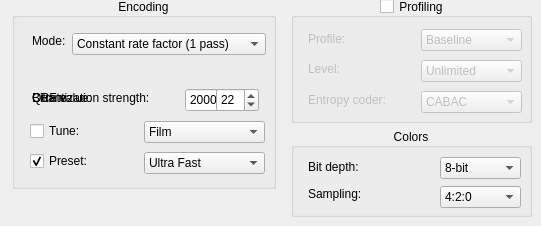
        <widget class="QWidget" name="Main264Tab">
         <attribute name="title">
          <string>Main</string>
         </attribute>
         <widget class="QGroupBox" name="EncodingSetting264GB">
          <property name="geometry">
           <rect>
            <x>12</x>
            <y>-2</y>
            <width>264</width>
            <height>191</height>
           </rect>
          </property>
          <property name="title">
           <string>Encoding</string>
          </property>
          <property name="alignment">
           <set>Qt::AlignCenter</set>
          </property>
          <widget class="QLabel" name="EncodeMode264Label">
           <property name="geometry">
            <rect>
             <x>20</x>
             <y>35</y>
             <width>39</width>
             <height>16</height>
            </rect>
           </property>
           <property name="text">
            <string>Mode:</string>
           </property>
          </widget>
          <widget class="QComboBox" name="EncodeMode264DD">
           <property name="geometry">
            <rect>
             <x>60</x>
             <y>35</y>
             <width>194</width>
             <height>22</height>
            </rect>
           </property>
           <property name="focusPolicy">
            <enum>Qt::NoFocus</enum>
           </property>
           <property name="toolTip">
            <string>&lt;html&gt;&lt;head/&gt;&lt;body&gt;&lt;p&gt;The encoding mode to use. Recommended: Constant rate factor.&lt;/p&gt;&lt;/body&gt;&lt;/html&gt;</string>
           </property>
           <item>
            <property name="text">
             <string>Constant rate factor (1 pass)</string>
            </property>
           </item>
           <item>
            <property name="text">
             <string>Average bitrate (1 pass)</string>
            </property>
           </item>
           <item>
            <property name="text">
             <string>Target bitrate (2 pass)</string>
            </property>
           </item>
           <item>
            <property name="text">
             <string>Constant quantizer (1 pass)</string>
            </property>
           </item>
          </widget>
          <widget class="QDoubleSpinBox" name="Bitrate264NUD">
           <property name="geometry">
            <rect>
             <x>173</x>
             <y>90</y>
             <width>74</width>
             <height>24</height>
            </rect>
           </property>
           <property name="focusPolicy">
            <enum>Qt::WheelFocus</enum>
           </property>
           <property name="toolTip">
            <string>&lt;html&gt;&lt;head/&gt;&lt;body&gt;&lt;p&gt;The output bitrate of the video.&lt;/p&gt;&lt;/body&gt;&lt;/html&gt;</string>
           </property>
           <property name="decimals">
            <number>0</number>
           </property>
           <property name="maximum">
            <double>80000.000000000000000</double>
           </property>
           <property name="value">
            <double>2000.000000000000000</double>
           </property>
          </widget>
          <widget class="QCheckBox" name="Tune264CB">
           <property name="geometry">
            <rect>
             <x>18</x>
             <y>123</y>
             <width>59</width>
             <height>20</height>
            </rect>
           </property>
           <property name="focusPolicy">
            <enum>Qt::NoFocus</enum>
           </property>
           <property name="toolTip">
            <string>&lt;html&gt;&lt;head/&gt;&lt;body&gt;&lt;p&gt;Enables the video tuning selection.&lt;/p&gt;&lt;/body&gt;&lt;/html&gt;</string>
           </property>
           <property name="text">
            <string>Tune:</string>
           </property>
          </widget>
          <widget class="QComboBox" name="Tune264DD">
           <property name="geometry">
            <rect>
             <x>132</x>
             <y>123</y>
             <width>121</width>
             <height>22</height>
            </rect>
           </property>
           <property name="focusPolicy">
            <enum>Qt::NoFocus</enum>
           </property>
           <property name="toolTip">
            <string>&lt;html&gt;&lt;head/&gt;&lt;body&gt;&lt;p&gt;The video tuning to use. Set this to the type of source video you have.&lt;/p&gt;&lt;/body&gt;&lt;/html&gt;</string>
           </property>
           <item>
            <property name="text">
             <string>Film</string>
            </property>
           </item>
           <item>
            <property name="text">
             <string>Animation</string>
            </property>
           </item>
           <item>
            <property name="text">
             <string>Grain</string>
            </property>
           </item>
           <item>
            <property name="text">
             <string>Still Image</string>
            </property>
           </item>
           <item>
            <property name="text">
             <string>Fast Decode</string>
            </property>
           </item>
           <item>
            <property name="text">
             <string>Zero Latency</string>
            </property>
           </item>
           <item>
            <property name="text">
             <string>PSNR</string>
            </property>
           </item>
           <item>
            <property name="text">
             <string>SSIM</string>
            </property>
           </item>
          </widget>
          <widget class="QCheckBox" name="Preset264CB">
           <property name="geometry">
            <rect>
             <x>18</x>
             <y>153</y>
             <width>71</width>
             <height>20</height>
            </rect>
           </property>
           <property name="focusPolicy">
            <enum>Qt::NoFocus</enum>
           </property>
           <property name="toolTip">
            <string>&lt;html&gt;&lt;head/&gt;&lt;body&gt;&lt;p&gt;Enables the CPU preset selection.&lt;/p&gt;&lt;/body&gt;&lt;/html&gt;</string>
           </property>
           <property name="text">
            <string>Preset:</string>
           </property>
           <property name="checked">
            <bool>true</bool>
           </property>
          </widget>
          <widget class="QComboBox" name="Preset264DD">
           <property name="geometry">
            <rect>
             <x>132</x>
             <y>154</y>
             <width>121</width>
             <height>22</height>
            </rect>
           </property>
           <property name="focusPolicy">
            <enum>Qt::NoFocus</enum>
           </property>
           <property name="toolTip">
            <string>&lt;html&gt;&lt;head/&gt;&lt;body&gt;&lt;p&gt;The GPU preset to use. Recommended: Slow.&lt;/p&gt;&lt;/body&gt;&lt;/html&gt;</string>
           </property>
           <item>
            <property name="text">
             <string>Ultra Fast</string>
            </property>
           </item>
           <item>
            <property name="text">
             <string>Super Fast</string>
            </property>
           </item>
           <item>
            <property name="text">
             <string>Very Fast</string>
            </property>
           </item>
           <item>
            <property name="text">
             <string>Faster</string>
            </property>
           </item>
           <item>
            <property name="text">
             <string>Fast</string>
            </property>
           </item>
           <item>
            <property name="text">
             <string>Medium</string>
            </property>
           </item>
           <item>
            <property name="text">
             <string>Slow</string>
            </property>
           </item>
           <item>
            <property name="text">
             <string>Slower</string>
            </property>
           </item>
           <item>
            <property name="text">
             <string>Very slow</string>
            </property>
           </item>
           <item>
            <property name="text">
             <string>Placebo</string>
            </property>
           </item>
          </widget>
          <widget class="QLabel" name="Quantizer264Label">
           <property name="geometry">
            <rect>
             <x>20</x>
             <y>92</y>
             <width>141</width>
             <height>16</height>
            </rect>
           </property>
           <property name="text">
            <string>Quantization strength:</string>
           </property>
          </widget>
          <widget class="QSpinBox" name="Quantizer264NUD">
           <property name="geometry">
            <rect>
             <x>204</x>
             <y>90</y>
             <width>43</width>
             <height>24</height>
            </rect>
           </property>
           <property name="focusPolicy">
            <enum>Qt::WheelFocus</enum>
           </property>
           <property name="toolTip">
            <string>&lt;html&gt;&lt;head/&gt;&lt;body&gt;&lt;p&gt;The constant quantizer stregnth to use. Recommended: 17.&lt;/p&gt;&lt;/body&gt;&lt;/html&gt;</string>
           </property>
           <property name="maximum">
            <number>51</number>
           </property>
           <property name="value">
            <number>22</number>
           </property>
          </widget>
          <widget class="QSpinBox" name="CRFValue264NUD">
           <property name="geometry">
            <rect>
             <x>204</x>
             <y>90</y>
             <width>43</width>
             <height>24</height>
            </rect>
           </property>
           <property name="toolTip">
            <string>&lt;html&gt;&lt;head/&gt;&lt;body&gt;&lt;p&gt;The constant rate factor value to use. Recommended: 17.&lt;/p&gt;&lt;/body&gt;&lt;/html&gt;</string>
           </property>
           <property name="maximum">
            <number>51</number>
           </property>
           <property name="value">
            <number>22</number>
           </property>
          </widget>
          <widget class="QLabel" name="CRFValueLabel">
           <property name="geometry">
            <rect>
             <x>20</x>
             <y>92</y>
             <width>79</width>
             <height>16</height>
            </rect>
           </property>
           <property name="text">
            <string>CRF value:</string>
           </property>
          </widget>
          <widget class="QLabel" name="Bitrate264Label">
           <property name="geometry">
            <rect>
             <x>20</x>
             <y>92</y>
             <width>68</width>
             <height>16</height>
            </rect>
           </property>
           <property name="text">
            <string>Bitrate:</string>
           </property>
          </widget>
         </widget>
         <widget class="QGroupBox" name="Profile264GB">
          <property name="geometry">
           <rect>
            <x>291</x>
            <y>-2</y>
            <width>241</width>
            <height>125</height>
           </rect>
          </property>
          <property name="focusPolicy">
           <enum>Qt::StrongFocus</enum>
          </property>
          <property name="toolTip">
           <string>&lt;html&gt;&lt;head/&gt;&lt;body&gt;&lt;p&gt;Enables the AVC profiling.&lt;/p&gt;&lt;/body&gt;&lt;/html&gt;</string>
          </property>
          <property name="title">
           <string>Profiling</string>
          </property>
          <property name="alignment">
           <set>Qt::AlignCenter</set>
          </property>
          <property name="checkable">
           <bool>true</bool>
          </property>
          <property name="checked">
           <bool>false</bool>
          </property>
          <widget class="QLabel" name="Profile264Label">
           <property name="geometry">
            <rect>
             <x>17</x>
             <y>31</y>
             <width>45</width>
             <height>20</height>
            </rect>
           </property>
           <property name="text">
            <string>Profile:</string>
           </property>
          </widget>
          <widget class="QComboBox" name="Profile264DD">
           <property name="geometry">
            <rect>
             <x>130</x>
             <y>31</y>
             <width>101</width>
             <height>22</height>
            </rect>
           </property>
           <property name="focusPolicy">
            <enum>Qt::NoFocus</enum>
           </property>
           <property name="toolTip">
            <string>&lt;html&gt;&lt;head/&gt;&lt;body&gt;&lt;p&gt;The profile tier to use. Set this according to the resolution/frame rate of the source video.&lt;/p&gt;&lt;/body&gt;&lt;/html&gt;</string>
           </property>
           <item>
            <property name="text">
             <string>Baseline</string>
            </property>
           </item>
           <item>
            <property name="text">
             <string>Main</string>
            </property>
           </item>
           <item>
            <property name="text">
             <string>High</string>
            </property>
           </item>
           <item>
            <property name="text">
             <string>High 10</string>
            </property>
           </item>
           <item>
            <property name="text">
             <string>High 4:2:2</string>
            </property>
           </item>
          </widget>
          <widget class="QLabel" name="Level264Label">
           <property name="geometry">
            <rect>
             <x>17</x>
             <y>61</y>
             <width>50</width>
             <height>20</height>
            </rect>
           </property>
           <property name="text">
            <string>Level:</string>
           </property>
          </widget>
          <widget class="QComboBox" name="Level264DD">
           <property name="geometry">
            <rect>
             <x>130</x>
             <y>62</y>
             <width>101</width>
             <height>22</height>
            </rect>
           </property>
           <property name="focusPolicy">
            <enum>Qt::NoFocus</enum>
           </property>
           <property name="toolTip">
            <string>&lt;html&gt;&lt;head/&gt;&lt;body&gt;&lt;p&gt;The level for the AVC profile. Use higher values for high frame rate/resolution videos.&lt;/p&gt;&lt;/body&gt;&lt;/html&gt;</string>
           </property>
           <item>
            <property name="text">
             <string>Unlimited</string>
            </property>
           </item>
           <item>
            <property name="text">
             <string>5.2</string>
            </property>
           </item>
           <item>
            <property name="text">
             <string>5.1</string>
            </property>
           </item>
           <item>
            <property name="text">
             <string>5.0</string>
            </property>
           </item>
           <item>
            <property name="text">
             <string>4.2</string>
            </property>
           </item>
           <item>
            <property name="text">
             <string>4.1</string>
            </property>
           </item>
           <item>
            <property name="text">
             <string>4.0</string>
            </property>
           </item>
           <item>
            <property name="text">
             <string>3.2</string>
            </property>
           </item>
           <item>
            <property name="text">
             <string>3.1</string>
            </property>
           </item>
           <item>
            <property name="text">
             <string>3.0</string>
            </property>
           </item>
           <item>
            <property name="text">
             <string>2.2</string>
            </property>
           </item>
           <item>
            <property name="text">
             <string>2.1</string>
            </property>
           </item>
           <item>
            <property name="text">
             <string>2.0</string>
            </property>
           </item>
           <item>
            <property name="text">
             <string>1.3</string>
            </property>
           </item>
           <item>
            <property name="text">
             <string>1.2</string>
            </property>
           </item>
           <item>
            <property name="text">
             <string>1.1</string>
            </property>
           </item>
           <item>
            <property name="text">
             <string>1b</string>
            </property>
           </item>
           <item>
            <property name="text">
             <string>1.0</string>
            </property>
           </item>
          </widget>
          <widget class="QLabel" name="EntropyCode264Label">
           <property name="geometry">
            <rect>
             <x>17</x>
             <y>92</y>
             <width>86</width>
             <height>20</height>
            </rect>
           </property>
           <property name="text">
            <string>Entropy coder:</string>
           </property>
          </widget>
          <widget class="QComboBox" name="EntropyCode264DD">
           <property name="geometry">
            <rect>
             <x>130</x>
             <y>93</y>
             <width>101</width>
             <height>22</height>
            </rect>
           </property>
           <property name="focusPolicy">
            <enum>Qt::NoFocus</enum>
           </property>
           <property name="toolTip">
            <string>&lt;html&gt;&lt;head/&gt;&lt;body&gt;&lt;p&gt;Sets the entropy coder to use. Recommended: CABAC.&lt;/p&gt;&lt;/body&gt;&lt;/html&gt;</string>
           </property>
           <item>
            <property name="text">
             <string>CABAC</string>
            </property>
           </item>
           <item>
            <property name="text">
             <string>CAVLC</string>
            </property>
           </item>
          </widget>
         </widget>
         <widget class="QGroupBox" name="Colors264GB">
          <property name="geometry">
           <rect>
            <x>291</x>
            <y>128</y>
            <width>241</width>
            <height>89</height>
           </rect>
          </property>
          <property name="title">
           <string>Colors</string>
          </property>
          <property name="alignment">
           <set>Qt::AlignCenter</set>
          </property>
          <property name="checkable">
           <bool>false</bool>
          </property>
          <property name="checked">
           <bool>false</bool>
          </property>
          <widget class="QLabel" name="BitDepth264Label">
           <property name="geometry">
            <rect>
             <x>17</x>
             <y>29</y>
             <width>61</width>
             <height>20</height>
            </rect>
           </property>
           <property name="text">
            <string>Bit depth:</string>
           </property>
          </widget>
          <widget class="QComboBox" name="BitDepth264DD">
           <property name="geometry">
            <rect>
             <x>149</x>
             <y>29</y>
             <width>81</width>
             <height>22</height>
            </rect>
           </property>
           <property name="focusPolicy">
            <enum>Qt::NoFocus</enum>
           </property>
           <property name="toolTip">
            <string>&lt;html&gt;&lt;head/&gt;&lt;body&gt;&lt;p&gt;Sets the output video color depth.&lt;/p&gt;&lt;/body&gt;&lt;/html&gt;</string>
           </property>
           <item>
            <property name="text">
             <string>8-bit</string>
            </property>
           </item>
           <item>
            <property name="text">
             <string>10-bit</string>
            </property>
           </item>
          </widget>
          <widget class="QLabel" name="Space264Label">
           <property name="geometry">
            <rect>
             <x>17</x>
             <y>56</y>
             <width>94</width>
             <height>20</height>
            </rect>
           </property>
           <property name="text">
            <string>Sampling:</string>
           </property>
          </widget>
          <widget class="QComboBox" name="ColorSpace264DD">
           <property name="geometry">
            <rect>
             <x>149</x>
             <y>58</y>
             <width>81</width>
             <height>22</height>
            </rect>
           </property>
           <property name="focusPolicy">
            <enum>Qt::NoFocus</enum>
           </property>
           <property name="toolTip">
            <string>&lt;html&gt;&lt;head/&gt;&lt;body&gt;&lt;p&gt;Sets the output video color sampling.&lt;/p&gt;&lt;/body&gt;&lt;/html&gt;</string>
           </property>
           <item>
            <property name="text">
             <string>4:2:0</string>
            </property>
           </item>
           <item>
            <property name="text">
             <string>4:2:2</string>
            </property>
           </item>
          </widget>
         </widget>
        </widget>
